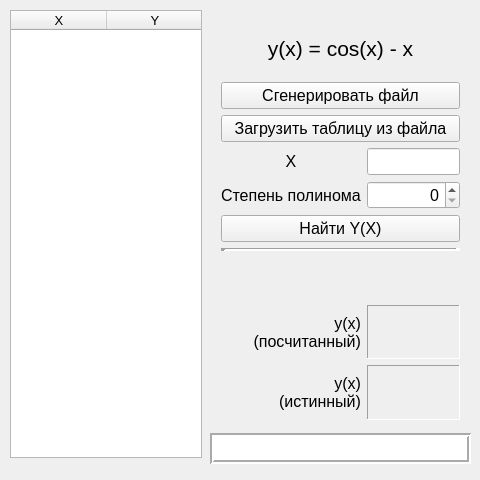
<?xml version="1.0" encoding="UTF-8"?>
<ui version="4.0">
 <class>MainWindow</class>
 <widget class="QMainWindow" name="MainWindow">
  <property name="geometry">
   <rect>
    <x>0</x>
    <y>0</y>
    <width>480</width>
    <height>480</height>
   </rect>
  </property>
  <property name="windowTitle">
   <string>MainWindow</string>
  </property>
  <widget class="QWidget" name="centralWidget">
   <widget class="QTableWidget" name="pointTable">
    <property name="geometry">
     <rect>
      <x>10</x>
      <y>10</y>
      <width>192</width>
      <height>448</height>
     </rect>
    </property>
    <property name="font">
     <font>
      <pointsize>10</pointsize>
     </font>
    </property>
    <property name="focusPolicy">
     <enum>Qt::StrongFocus</enum>
    </property>
    <property name="verticalScrollBarPolicy">
     <enum>Qt::ScrollBarAsNeeded</enum>
    </property>
    <property name="horizontalScrollBarPolicy">
     <enum>Qt::ScrollBarAlwaysOff</enum>
    </property>
    <property name="editTriggers">
     <set>QAbstractItemView::NoEditTriggers</set>
    </property>
    <property name="selectionMode">
     <enum>QAbstractItemView::NoSelection</enum>
    </property>
    <property name="selectionBehavior">
     <enum>QAbstractItemView::SelectRows</enum>
    </property>
    <property name="textElideMode">
     <enum>Qt::ElideNone</enum>
    </property>
    <property name="showGrid">
     <bool>true</bool>
    </property>
    <property name="gridStyle">
     <enum>Qt::SolidLine</enum>
    </property>
    <property name="wordWrap">
     <bool>false</bool>
    </property>
    <property name="cornerButtonEnabled">
     <bool>false</bool>
    </property>
    <property name="columnCount">
     <number>2</number>
    </property>
    <attribute name="horizontalHeaderVisible">
     <bool>true</bool>
    </attribute>
    <attribute name="horizontalHeaderCascadingSectionResizes">
     <bool>false</bool>
    </attribute>
    <attribute name="horizontalHeaderDefaultSectionSize">
     <number>96</number>
    </attribute>
    <attribute name="horizontalHeaderHighlightSections">
     <bool>true</bool>
    </attribute>
    <attribute name="horizontalHeaderMinimumSectionSize">
     <number>96</number>
    </attribute>
    <attribute name="verticalHeaderVisible">
     <bool>false</bool>
    </attribute>
    <attribute name="verticalHeaderDefaultSectionSize">
     <number>24</number>
    </attribute>
    <attribute name="verticalHeaderMinimumSectionSize">
     <number>24</number>
    </attribute>
    <column>
     <property name="text">
      <string>X</string>
     </property>
    </column>
    <column>
     <property name="text">
      <string>Y</string>
     </property>
    </column>
   </widget>
   <widget class="QLabel" name="msgFrame">
    <property name="geometry">
     <rect>
      <x>210</x>
      <y>433</y>
      <width>261</width>
      <height>31</height>
     </rect>
    </property>
    <property name="font">
     <font>
      <pointsize>12</pointsize>
     </font>
    </property>
    <property name="autoFillBackground">
     <bool>false</bool>
    </property>
    <property name="styleSheet">
     <string notr="true">background-color: rgb(255, 255, 255);</string>
    </property>
    <property name="frameShape">
     <enum>QFrame::Box</enum>
    </property>
    <property name="frameShadow">
     <enum>QFrame::Sunken</enum>
    </property>
    <property name="lineWidth">
     <number>2</number>
    </property>
    <property name="text">
     <string/>
    </property>
    <property name="alignment">
     <set>Qt::AlignCenter</set>
    </property>
   </widget>
   <widget class="QWidget" name="gridLayoutWidget">
    <property name="geometry">
     <rect>
      <x>210</x>
      <y>10</y>
      <width>261</width>
      <height>421</height>
     </rect>
    </property>
    <layout class="QGridLayout" name="gridLayout">
     <item row="0" column="0" colspan="2">
      <widget class="QLabel" name="funcLabel">
       <property name="font">
        <font>
         <pointsize>16</pointsize>
         <weight>50</weight>
         <bold>false</bold>
        </font>
       </property>
       <property name="frameShape">
        <enum>QFrame::NoFrame</enum>
       </property>
       <property name="frameShadow">
        <enum>QFrame::Raised</enum>
       </property>
       <property name="text">
        <string>y(x) = cos(x) - x</string>
       </property>
       <property name="alignment">
        <set>Qt::AlignCenter</set>
       </property>
      </widget>
     </item>
     <item row="7" column="0" colspan="2">
      <spacer name="verticalSpacer">
       <property name="orientation">
        <enum>Qt::Vertical</enum>
       </property>
       <property name="sizeType">
        <enum>QSizePolicy::Fixed</enum>
       </property>
       <property name="sizeHint" stdset="0">
        <size>
         <width>20</width>
         <height>48</height>
        </size>
       </property>
      </spacer>
     </item>
     <item row="4" column="1">
      <widget class="QSpinBox" name="nSpinBox">
       <property name="font">
        <font>
         <pointsize>12</pointsize>
        </font>
       </property>
       <property name="alignment">
        <set>Qt::AlignRight|Qt::AlignTrailing|Qt::AlignVCenter</set>
       </property>
       <property name="maximum">
        <number>65358</number>
       </property>
      </widget>
     </item>
     <item row="8" column="0">
      <widget class="QLabel" name="yLabel">
       <property name="font">
        <font>
         <pointsize>12</pointsize>
        </font>
       </property>
       <property name="text">
        <string>y(x)
(посчитанный)</string>
       </property>
       <property name="alignment">
        <set>Qt::AlignRight|Qt::AlignTrailing|Qt::AlignVCenter</set>
       </property>
      </widget>
     </item>
     <item row="9" column="0">
      <widget class="QLabel" name="yrealLabel">
       <property name="font">
        <font>
         <pointsize>12</pointsize>
        </font>
       </property>
       <property name="text">
        <string>y(x)
(истинный)</string>
       </property>
       <property name="alignment">
        <set>Qt::AlignRight|Qt::AlignTrailing|Qt::AlignVCenter</set>
       </property>
      </widget>
     </item>
     <item row="8" column="1">
      <widget class="QLabel" name="yBox">
       <property name="font">
        <font>
         <pointsize>12</pointsize>
        </font>
       </property>
       <property name="frameShape">
        <enum>QFrame::Panel</enum>
       </property>
       <property name="frameShadow">
        <enum>QFrame::Sunken</enum>
       </property>
       <property name="lineWidth">
        <number>1</number>
       </property>
       <property name="text">
        <string/>
       </property>
       <property name="alignment">
        <set>Qt::AlignCenter</set>
       </property>
      </widget>
     </item>
     <item row="9" column="1">
      <widget class="QLabel" name="yrealBox">
       <property name="font">
        <font>
         <pointsize>12</pointsize>
        </font>
       </property>
       <property name="frameShape">
        <enum>QFrame::Panel</enum>
       </property>
       <property name="frameShadow">
        <enum>QFrame::Sunken</enum>
       </property>
       <property name="text">
        <string/>
       </property>
       <property name="alignment">
        <set>Qt::AlignCenter</set>
       </property>
      </widget>
     </item>
     <item row="2" column="0" colspan="2">
      <widget class="QPushButton" name="loadButton">
       <property name="font">
        <font>
         <pointsize>12</pointsize>
        </font>
       </property>
       <property name="text">
        <string>Загрузить таблицу из файла</string>
       </property>
      </widget>
     </item>
     <item row="4" column="0">
      <widget class="QLabel" name="nLabel">
       <property name="font">
        <font>
         <pointsize>12</pointsize>
        </font>
       </property>
       <property name="text">
        <string>Степень полинома</string>
       </property>
      </widget>
     </item>
     <item row="3" column="0">
      <widget class="QLabel" name="xLabel">
       <property name="font">
        <font>
         <pointsize>12</pointsize>
        </font>
       </property>
       <property name="text">
        <string>X</string>
       </property>
       <property name="alignment">
        <set>Qt::AlignCenter</set>
       </property>
      </widget>
     </item>
     <item row="5" column="0" colspan="2">
      <widget class="QPushButton" name="solveButton">
       <property name="font">
        <font>
         <pointsize>12</pointsize>
        </font>
       </property>
       <property name="text">
        <string>Найти Y(X)</string>
       </property>
      </widget>
     </item>
     <item row="3" column="1">
      <widget class="QLineEdit" name="xEdit">
       <property name="font">
        <font>
         <pointsize>12</pointsize>
        </font>
       </property>
       <property name="alignment">
        <set>Qt::AlignRight|Qt::AlignTrailing|Qt::AlignVCenter</set>
       </property>
      </widget>
     </item>
     <item row="6" column="0" colspan="2">
      <widget class="Line" name="line">
       <property name="frameShadow">
        <enum>QFrame::Sunken</enum>
       </property>
       <property name="lineWidth">
        <number>5</number>
       </property>
       <property name="orientation">
        <enum>Qt::Horizontal</enum>
       </property>
      </widget>
     </item>
     <item row="1" column="0" colspan="2">
      <widget class="QPushButton" name="genButton">
       <property name="font">
        <font>
         <pointsize>12</pointsize>
        </font>
       </property>
       <property name="text">
        <string>Сгенерировать файл</string>
       </property>
      </widget>
     </item>
    </layout>
   </widget>
  </widget>
 </widget>
 <layoutdefault spacing="6" margin="11"/>
 <resources/>
 <connections/>
</ui>
